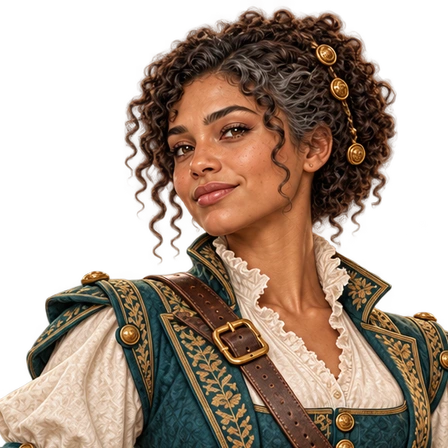
#> input picture images/portraits/family/daughter_age40_v3.webp, 448 x 448 px, given in place of daughter_age40_v1.png, which was not available
$ python process_family_age40_events.py
#> lines starting #> are read from the running program, lines starting #| are printed output that depends on the picture; pictures that were not available may be replaced by others from this repository, and a replacement may not be noted
"""Build age-40 family portraits and adult-family event art from ImageGen PNGs."""

from __future__ import annotations

import json
import shutil
import tempfile
from pathlib import Path

import cv2
import numpy as np
from PIL import Image, ImageDraw


ROOT = Path(__file__).resolve().parents[1]
PORTRAIT_RAW = ROOT / "artifacts" / "portraits" / "family-age40" / "raw"
PORTRAIT_FACES = ROOT / "artifacts" / "portraits" / "family-age40" / "faces"
PORTRAIT_HALVES = ROOT / "artifacts" / "portraits" / "family-age40" / "halves"
PORTRAIT_GAME = ROOT / "images" / "portraits" / "family"
EVENT_RAW = ROOT / "artifacts" / "family-adult-events" / "raw"
EVENT_GAME = ROOT / "images" / "family-events"
MODEL = ROOT / "tools" / "models" / "face_detection_yunet_2023mar.onnx"


def detector_model_path() -> Path:
    """Give OpenCV an ASCII-only path because its ONNX loader is not Unicode-safe on Windows."""
    cached = Path(tempfile.gettempdir()) / "codex_face_detection_yunet_2023mar.onnx"
    if not cached.exists() or cached.stat().st_size != MODEL.stat().st_size:
        shutil.copyfile(MODEL, cached)
    return cached


def detect_face(image_path: Path) -> np.ndarray:
    encoded = np.fromfile(image_path, dtype=np.uint8)
    image = cv2.imdecode(encoded, cv2.IMREAD_COLOR)
    if image is None:
        raise RuntimeError(f"Cannot decode {image_path}")
    height, width = image.shape[:2]
    detector = cv2.FaceDetectorYN.create(str(detector_model_path()), "", (width, height), 0.55, 0.3, 5000)
    _, faces = detector.detect(image)
    if faces is None:
        raise RuntimeError(f"No face detected in {image_path}")
    return max(faces, key=lambda face: float(face[-1]))


# [39 lines left out: functions crop_face, normalized_face, crop_to_ratio, not called in this run]


def build_portraits() -> dict[str, dict[str, list[float]]]:
    for directory in (PORTRAIT_FACES, PORTRAIT_HALVES, PORTRAIT_GAME):
        directory.mkdir(parents=True, exist_ok=True)
    metadata: dict[str, dict[str, list[float]]] = {}
    for sex in ("daughter", "son"):
        for variant in range(1, 6):
            stem = f"{sex}_age40_v{variant}"
            raw = PORTRAIT_RAW / f"{stem}.png"
            source = Image.open(raw).convert("RGBA")
#> source is the input picture: PIL image 448x448 RGBA; mean R, G, B, A 81.9, 62.5, 48.2, 154.2
            if source.size != (1024, 1536):
                source = source.resize((1024, 1536), Image.Resampling.LANCZOS)
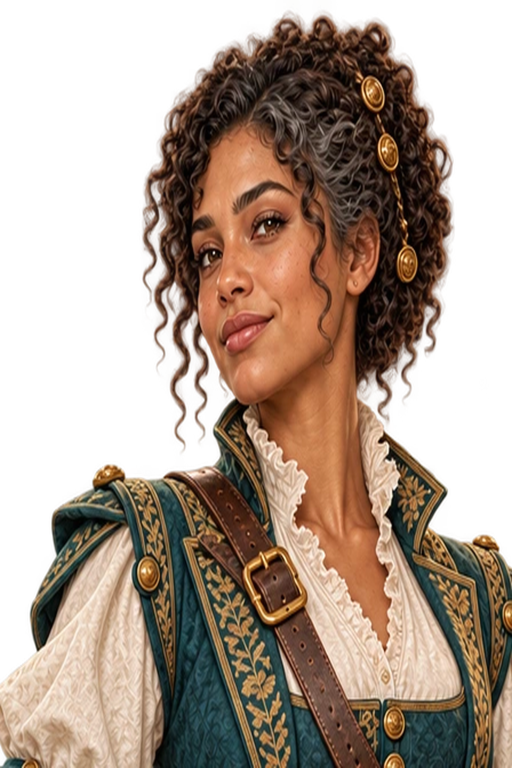
#> source: PIL image 1024x1536 RGBA (shown at 1/2 size); mean R, G, B, A 80.4, 61.2, 47.1, 154.2; transparent parts drawn white
            half_png = PORTRAIT_HALVES / f"{stem}_half.png"
            source.save(half_png)
            half_webp = PORTRAIT_GAME / f"{stem}_half.webp"
            source.save(half_webp, "WEBP", quality=92, method=4)

            face = crop_face(source, detect_face(raw))
#> in detect_face, `image = cv2.imdecode(encoded, cv2.IMREAD_COLOR)`:
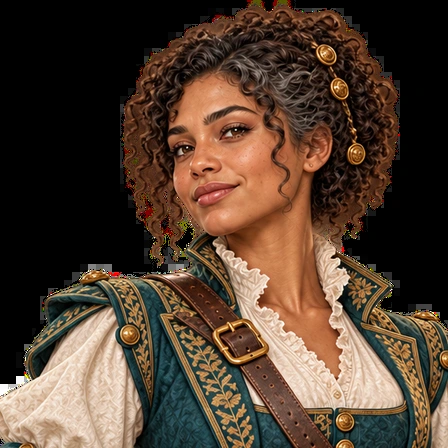
#> image: shape (448, 448, 3); mean B, G, R 48.2, 62.5, 81.9
            face_png = PORTRAIT_FACES / f"{stem}.png"
            face.save(face_png)
            face_webp = PORTRAIT_GAME / f"{stem}.webp"
            face.save(face_webp, "WEBP", quality=94, method=4)

            for key, path, size in (
                (f"portraits/family/{stem}", face_webp, (448, 448)),
                (f"portraits/family/{stem}_half", half_webp, (1024, 1536)),
            ):
                metadata[key] = normalized_face(detect_face(path), *size)
    return metadata


# [57 lines left out: functions build_events, checker, build_portrait_sheet, build_event_sheet, not called in this run]


def main() -> None:
    metadata = build_portraits()
    metadata_path = ROOT / "artifacts" / "portraits" / "family-age40" / "face-metadata.json"
    metadata_path.write_text(json.dumps(metadata, ensure_ascii=False, indent=2) + "\n", encoding="utf-8")
    events = build_events()
    build_portrait_sheet()
    build_event_sheet(events)
    print(metadata_path)
    print(f"portraits={len(metadata) // 2} events={len(events)}")


if __name__ == "__main__":
#> (the run stopped early here; a loop or call above may not have finished)

$ run again, on tools/loading/sources/galleon.png
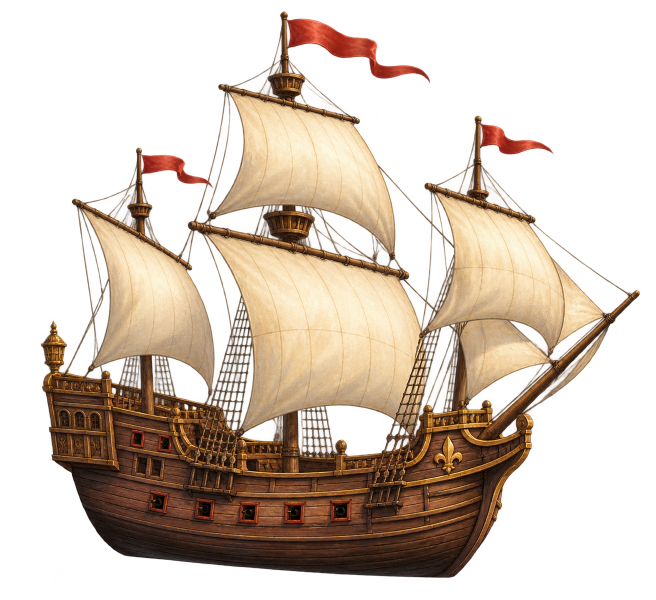
#> input picture tools/loading/sources/galleon.png, 1312 x 1199 px, given in place of daughter_age40_v1.png, which was not available (shown at 1/2 size)
#> in build_portraits, source is the input picture: PIL image 1312x1199 RGBA; mean R, G, B, A 72.5, 54.8, 39.5, 102.5
#> in build_portraits, `source = source.resize((1024, 1536), Image.Resampling.LANCZOS)`:
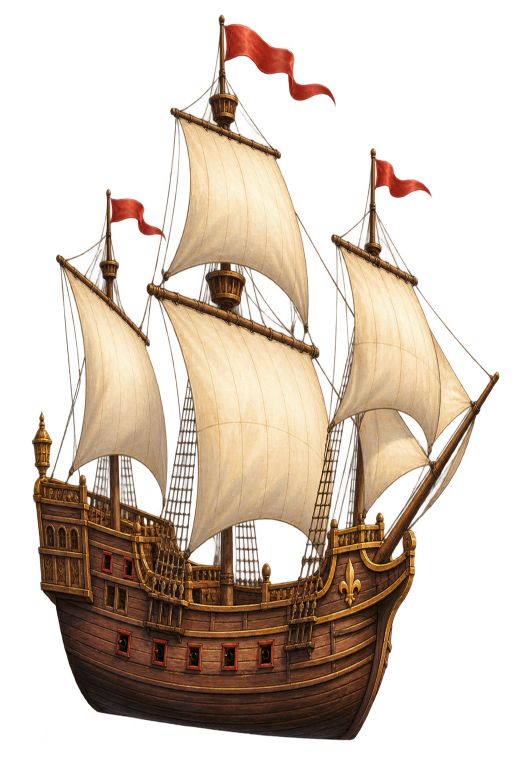
#> source: PIL image 1024x1536 RGBA (shown at 1/2 size); mean R, G, B, A 72, 54.5, 39.4, 102.5; transparent parts drawn white
#> in detect_face, `image = cv2.imdecode(encoded, cv2.IMREAD_COLOR)`:
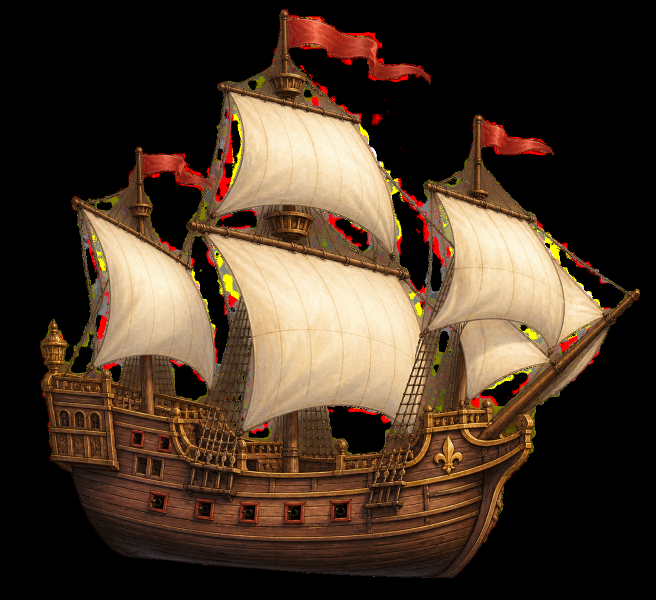
#> image: shape (1199, 1312, 3) (shown at 1/2 size); mean B, G, R 39.5, 54.8, 72.5
